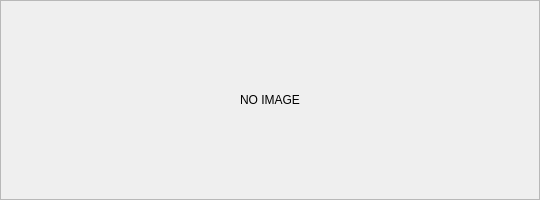
<?xml version="1.0" encoding="UTF-8"?>
<ui version="4.0">
 <class>imgFrame</class>
 <widget class="QWidget" name="imgFrame">
  <property name="geometry">
   <rect>
    <x>0</x>
    <y>0</y>
    <width>540</width>
    <height>200</height>
   </rect>
  </property>
  <property name="sizePolicy">
   <sizepolicy hsizetype="Preferred" vsizetype="Preferred">
    <horstretch>0</horstretch>
    <verstretch>0</verstretch>
   </sizepolicy>
  </property>
  <property name="minimumSize">
   <size>
    <width>0</width>
    <height>0</height>
   </size>
  </property>
  <property name="windowTitle">
   <string>Form</string>
  </property>
  <layout class="QVBoxLayout" name="verticalLayout">
   <property name="spacing">
    <number>0</number>
   </property>
   <property name="leftMargin">
    <number>0</number>
   </property>
   <property name="topMargin">
    <number>0</number>
   </property>
   <property name="rightMargin">
    <number>0</number>
   </property>
   <property name="bottomMargin">
    <number>0</number>
   </property>
   <item>
    <widget class="QScrollArea" name="saPetList">
     <property name="sizePolicy">
      <sizepolicy hsizetype="Expanding" vsizetype="Preferred">
       <horstretch>0</horstretch>
       <verstretch>0</verstretch>
      </sizepolicy>
     </property>
     <property name="minimumSize">
      <size>
       <width>0</width>
       <height>0</height>
      </size>
     </property>
     <property name="baseSize">
      <size>
       <width>0</width>
       <height>420</height>
      </size>
     </property>
     <property name="verticalScrollBarPolicy">
      <enum>Qt::ScrollBarAlwaysOff</enum>
     </property>
     <property name="horizontalScrollBarPolicy">
      <enum>Qt::ScrollBarAsNeeded</enum>
     </property>
     <property name="widgetResizable">
      <bool>true</bool>
     </property>
     <widget class="QWidget" name="saWidget">
      <property name="geometry">
       <rect>
        <x>0</x>
        <y>0</y>
        <width>538</width>
        <height>198</height>
       </rect>
      </property>
      <property name="sizePolicy">
       <sizepolicy hsizetype="Preferred" vsizetype="Preferred">
        <horstretch>0</horstretch>
        <verstretch>0</verstretch>
       </sizepolicy>
      </property>
      <property name="baseSize">
       <size>
        <width>0</width>
        <height>0</height>
       </size>
      </property>
      <layout class="QHBoxLayout" name="horizontalLayout">
       <property name="spacing">
        <number>0</number>
       </property>
       <property name="leftMargin">
        <number>0</number>
       </property>
       <property name="topMargin">
        <number>0</number>
       </property>
       <property name="rightMargin">
        <number>0</number>
       </property>
       <property name="bottomMargin">
        <number>0</number>
       </property>
       <item>
        <layout class="QHBoxLayout" name="imgLayout">
         <property name="spacing">
          <number>5</number>
         </property>
         <item>
          <widget class="QLabel" name="img">
           <property name="sizePolicy">
            <sizepolicy hsizetype="Fixed" vsizetype="Fixed">
             <horstretch>0</horstretch>
             <verstretch>0</verstretch>
            </sizepolicy>
           </property>
           <property name="baseSize">
            <size>
             <width>400</width>
             <height>400</height>
            </size>
           </property>
           <property name="text">
            <string>NO IMAGE</string>
           </property>
          </widget>
         </item>
        </layout>
       </item>
      </layout>
     </widget>
    </widget>
   </item>
  </layout>
 </widget>
 <resources/>
 <connections/>
</ui>
